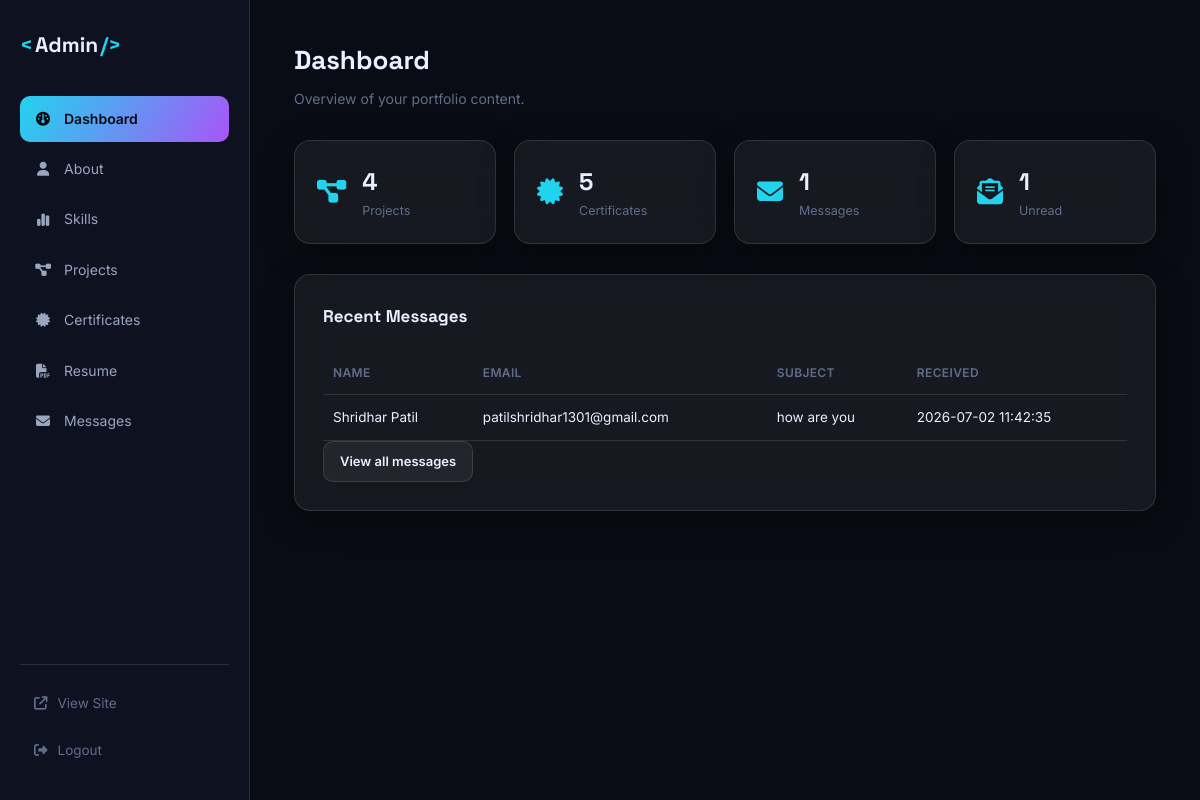
Page /admin (signed in) on the earlier database version.
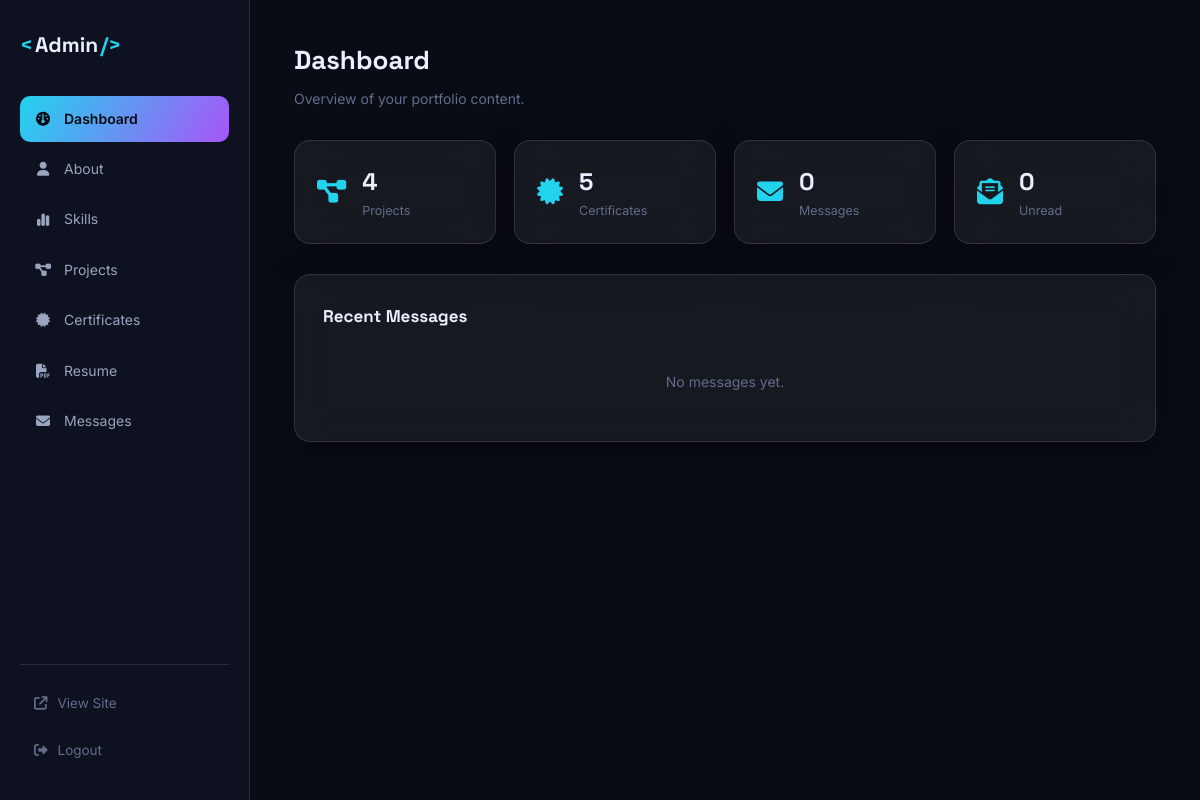
Same page on the later database version.
### tables this page shows
CREATE TABLE messages (
    id INTEGER PRIMARY KEY AUTOINCREMENT,
    name TEXT NOT NULL,
    email TEXT NOT NULL,
    subject TEXT,
    message TEXT NOT NULL,
    is_read INTEGER DEFAULT 0,
    created_at TIMESTAMP DEFAULT CURRENT_TIMESTAMP
);

### app.py (the view)
@app.route("/admin")
@login_required
def admin_dashboard():
    db = get_db()
    stats = {
        "projects": db.execute("SELECT COUNT(*) c FROM projects").fetchone()["c"],
        "certificates": db.execute("SELECT COUNT(*) c FROM certificates").fetchone()["c"],
        "messages": db.execute("SELECT COUNT(*) c FROM messages").fetchone()["c"],
        "unread": db.execute("SELECT COUNT(*) c FROM messages WHERE is_read = 0").fetchone()["c"],
    }
    recent_messages = db.execute(
        "SELECT * FROM messages ORDER BY created_at DESC LIMIT 5"
    ).fetchall()
    return render_template("admin/dashboard.html", stats=stats, recent_messages=recent_messages)

### app.py (called while the page is built)
def get_db():
    if "db" not in g:
        g.db = sqlite3.connect(app.config["DATABASE"])
        g.db.row_factory = sqlite3.Row
        g.db.execute("PRAGMA foreign_keys = ON")
    return g.db

def login_required(view):
    @wraps(view)
    def wrapped(*args, **kwargs):
        if not session.get("admin_logged_in"):
            flash("Please log in to access the admin dashboard.", "warning")
            return redirect(url_for("admin_login", next=request.path))
        return view(*args, **kwargs)
    return wrapped

### templates/admin/dashboard.html (shortened to what this page needs)
{% extends "admin/base.html" %}
{% block content %}
<div class="admin-header">
  <h1>Dashboard</h1>
  <p>Overview of your portfolio content.</p>
</div>
<div class="admin-stats-grid">
  <div class="admin-stat-card glass">
    <i class="fa-solid fa-diagram-project"></i>
    <div><span class="stat-value">{{ stats.projects }}</span><span class="stat-label">Projects</span></div>
  </div>
  <div class="admin-stat-card glass">
    <i class="fa-solid fa-certificate"></i>
    <div><span class="stat-value">{{ stats.certificates }}</span><span class="stat-label">Certificates</span></div>
  </div>
  <div class="admin-stat-card glass">
    <i class="fa-solid fa-envelope"></i>
    <div><span class="stat-value">{{ stats.messages }}</span><span class="stat-label">Messages</span></div>
  </div>
  <div class="admin-stat-card glass">
    <i class="fa-solid fa-envelope-open-text"></i>
    <div><span class="stat-value">{{ stats.unread }}</span><span class="stat-label">Unread</span></div>
  </div>
</div>
<div class="admin-panel glass">
  <h2>Recent Messages</h2>
  {% if recent_messages %}
  <table class="admin-table">
    <thead><tr><th>Name</th><th>Email</th><th>Subject</th><th>Received</th></tr></thead>
    <tbody>
      {% for m in recent_messages %}
      <tr>
        <td>{{ m.name }}</td>
        <td>{{ m.email }}</td>
        <td>{{ m.subject or '—' }}</td>
        <td>{{ m.created_at }}</td>
      </tr>
      {% endfor %}
    </tbody>
  </table>
  <a href="{{ url_for('admin_messages') }}" class="btn btn-ghost btn-sm">View all messages</a>
  {% else %}
  <p class="empty-state">No messages yet.</p>
  {% endif %}
</div>
{% endblock %}

### templates/admin/base.html (shortened to what this page needs)
<!DOCTYPE html>
<html lang="en" data-theme="dark">
<head>
<link rel="stylesheet" href="https://cdnjs.cloudflare.com/ajax/libs/font-awesome/6.5.2/css/all.min.css">
<link rel="stylesheet" href="{{ url_for('static', filename='css/style.css') }}">
<link rel="stylesheet" href="{{ url_for('static', filename='css/admin.css') }}">
</head>
<body class="admin-body">
{% if session.get('admin_logged_in') %}
<div class="admin-shell">
  <aside class="admin-sidebar">
    <a href="{{ url_for('admin_dashboard') }}" class="brand"><span class="brand-bracket">&lt;</span>Admin<span class="brand-bracket">/&gt;</span></a>
    <nav class="admin-nav">
      <a href="{{ url_for('admin_dashboard') }}" class="{{ 'active' if request.endpoint=='admin_dashboard' }}"><i class="fa-solid fa-gauge"></i> Dashboard</a>
      <a href="{{ url_for('admin_about') }}" class="{{ 'active' if request.endpoint=='admin_about' }}"><i class="fa-solid fa-user"></i> About</a>
      <a href="{{ url_for('admin_skills') }}" class="{{ 'active' if request.endpoint=='admin_skills' }}"><i class="fa-solid fa-chart-simple"></i> Skills</a>
      <a href="{{ url_for('admin_projects') }}" class="{{ 'active' if request.endpoint=='admin_projects' }}"><i class="fa-solid fa-diagram-project"></i> Projects</a>
      <a href="{{ url_for('admin_certificates') }}" class="{{ 'active' if request.endpoint=='admin_certificates' }}"><i class="fa-solid fa-certificate"></i> Certificates</a>
      <a href="{{ url_for('admin_resume') }}" class="{{ 'active' if request.endpoint=='admin_resume' }}"><i class="fa-solid fa-file-pdf"></i> Resume</a>
      <a href="{{ url_for('admin_messages') }}" class="{{ 'active' if request.endpoint=='admin_messages' }}"><i class="fa-solid fa-envelope"></i> Messages</a>
    </nav>
    <div class="admin-sidebar-footer">
      <a href="{{ url_for('index') }}" target="_blank"><i class="fa-solid fa-arrow-up-right-from-square"></i> View Site</a>
      <a href="{{ url_for('admin_logout') }}"><i class="fa-solid fa-right-from-bracket"></i> Logout</a>
    </div>
  </aside>
  <main class="admin-main">
    {% block content %}{% endblock %}
  </main>
</div>
{% else %}
  {% block content_out %}{% endblock %}
{% endif %}
</body>
</html>

### static/css/style.css (style rules this page uses)
:root { --bg: #090C14; --bg-alt: #0D1120; --surface: rgba(255, 255, 255, 0.055); --surface-strong: rgba(255, 255, 255, 0.09); --border: rgba(255, 255, 255, 0.12); --text: #EAF0FF; --text-dim: #9AA5C0; --text-faint: #626D8C; --accent-cyan: #22D3EE; --accent-violet: #A855F7; --accent-amber: #FBBF24; --accent-gradient: linear-gradient(120deg, var(--accent-cyan), var(--accent-violet)); --success: #34D399; --danger: #F87171; --warning: #FBBF24; --shadow-glass: 0 8px 32px rgba(0, 0, 0, 0.35); --blur: blur(18px); --font-display: "Space Grotesk", sans-serif; --font-body: "Inter", sans-serif; --font-mono: "JetBrains Mono", monospace; --radius-sm: 10px; --radius-md: 16px; --radius-lg: 24px; --transition: 0.35s cubic-bezier(0.16, 1, 0.3, 1); --nav-h: 76px; }
* { margin: 0; padding: 0; box-sizing: border-box; }
html { scroll-behavior: smooth; }
body { background: var(--bg); color: var(--text); font-family: var(--font-body); line-height: 1.6; overflow-x: hidden; cursor: none; transition: background var(--transition), color var(--transition); }
@media (max-width: 900px), (hover: none) { body { cursor: auto; } }
a { color: inherit; text-decoration: none; }
.glass { background: var(--surface); border: 1px solid var(--border); backdrop-filter: var(--blur); -webkit-backdrop-filter: var(--blur); box-shadow: var(--shadow-glass); }
.brand { font-family: var(--font-display); font-weight: 700; font-size: 21px; display: flex; align-items: center; gap: 2px; }
.brand-bracket { color: var(--accent-cyan); }
.stat-label { font-size: 13px; color: var(--text-faint); }

### static/css/admin.css (style rules this page uses)
.admin-body { cursor: auto; }
.admin-shell { display: grid; grid-template-columns: 250px 1fr; min-height: 100vh; }
.admin-sidebar { background: var(--bg-alt); border-right: 1px solid var(--border); padding: 28px 20px; display: flex; flex-direction: column; position: sticky; top: 0; height: 100vh; }
.admin-sidebar .brand { margin-bottom: 34px; }
.admin-nav { display: flex; flex-direction: column; gap: 4px; flex: 1; }
.admin-nav a { display: flex; align-items: center; gap: 12px; padding: 12px 14px; border-radius: var(--radius-sm); font-size: 14px; color: var(--text-dim); transition: all var(--transition); }
.admin-nav a i { width: 18px; text-align: center; }
.admin-nav a.active { background: var(--accent-gradient); color: #06090F; font-weight: 600; }
.admin-sidebar-footer { display: flex; flex-direction: column; gap: 6px; border-top: 1px solid var(--border); padding-top: 18px; }
.admin-sidebar-footer a { display: flex; align-items: center; gap: 10px; padding: 10px 14px; font-size: 13.5px; color: var(--text-faint); border-radius: var(--radius-sm); transition: all var(--transition); }
.admin-main { padding: 40px 44px; max-width: 1100px; }
.admin-header { margin-bottom: 30px; }
.admin-header h1 { font-family: var(--font-display); font-size: 26px; margin-bottom: 6px; }
.admin-header p { color: var(--text-faint); font-size: 14px; }
.admin-stats-grid { display: grid; grid-template-columns: repeat(auto-fit, minmax(200px, 1fr)); gap: 18px; margin-bottom: 30px; }
.admin-stat-card { padding: 22px; border-radius: var(--radius-md); display: flex; align-items: center; gap: 16px; }
.admin-stat-card i { font-size: 26px; color: var(--accent-cyan); }
.admin-stat-card .stat-value { display: block; font-family: var(--font-display); font-size: 24px; font-weight: 700; }
.admin-stat-card .stat-label { display: block; font-size: 12.5px; color: var(--text-faint); }
.admin-panel { padding: 28px; border-radius: var(--radius-md); margin-bottom: 26px; }
.admin-panel h2 { font-family: var(--font-display); font-size: 17px; margin-bottom: 20px; }
.empty-state { color: var(--text-faint); font-size: 14px; padding: 20px 0; text-align: center; }

Differences in the rows shown:
removed messages: name "Shridhar Patil", email "patilshridhar1301@gmail.com", subject "how are you", created_at "2026-07-02 11:42:35"
Other differences:
{{ stats.messages }}: "1" → "0"
{{ stats.unread }}: "1" → "0"
text no longer shown: "NAME EMAIL SUBJECT RECEIVED View all messages"
text now shown: "No messages yet."
